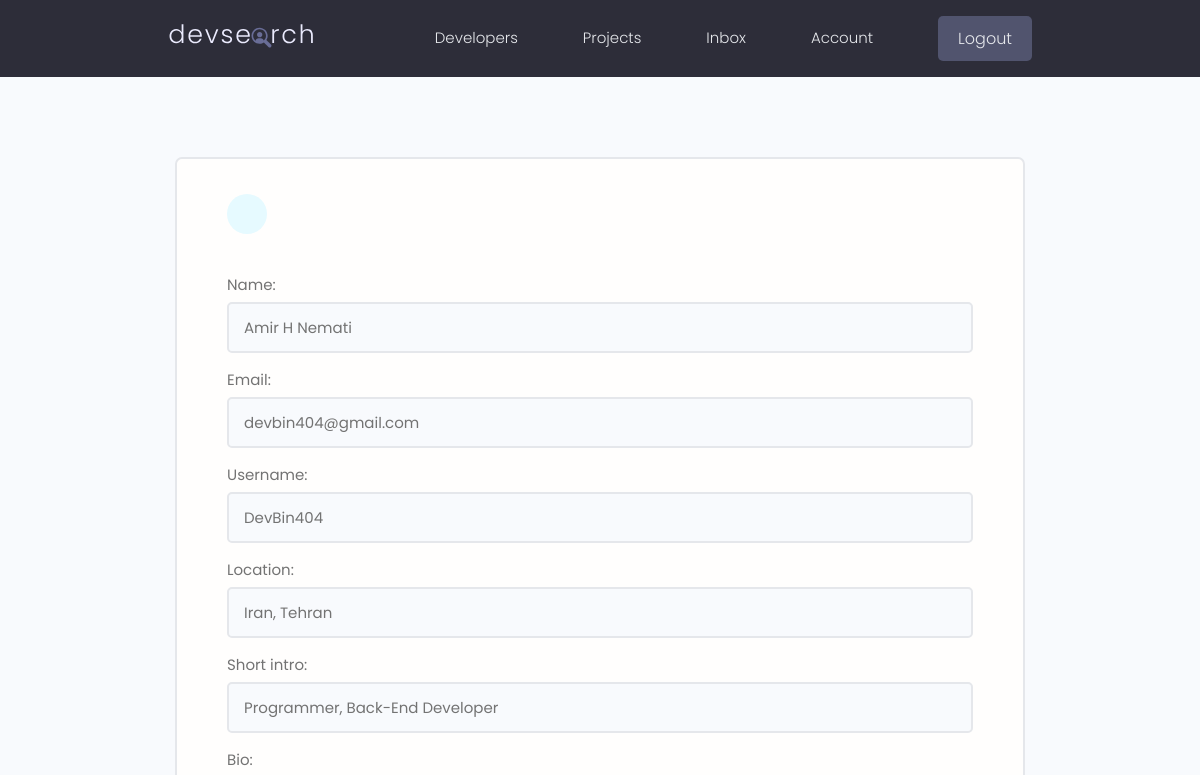
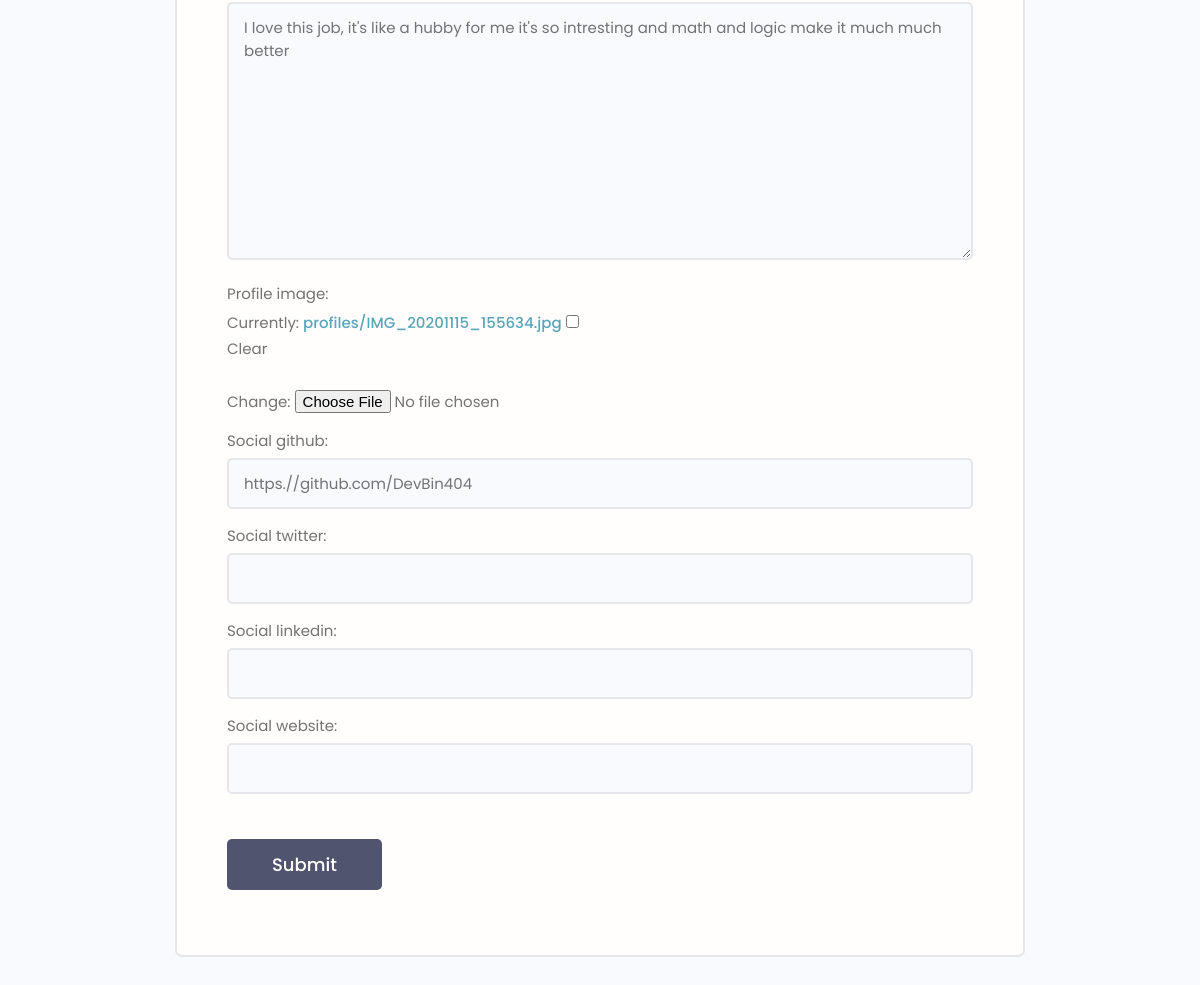
The page /edit-account/ (signed in) on the database its author committed (2 pictures, top to bottom).
### users/models.py (models this page shows, shortened)
class Profile(models.Model):
    user = models.OneToOneField(User, on_delete=models.CASCADE, null=True, blank=True)
    name = models.CharField(max_length=200, null=True, blank=True)
    email = models.EmailField(max_length=200, blank=True, null=True)
    username = models.CharField(max_length=200, null=True, blank=True)
    location = models.CharField(max_length=200, null=True, blank=True)
    short_intro = models.CharField(max_length=200, blank=True, null=True)
    bio = models.TextField(blank=True, null=True)
    profile_image = models.ImageField(null=True, blank=True,
                                      upload_to='profiles/', default='profiles/user-default.png')
    social_github = models.CharField(max_length=200, blank=True, null=True)
    social_twitter = models.CharField(max_length=200, blank=True, null=True)
    social_linkedin = models.CharField(max_length=200, blank=True, null=True)
    social_website = models.CharField(max_length=200, blank=True, null=True)
    created = models.DateTimeField(auto_now_add=True)
    id = models.UUIDField(default=uuid.uuid4, unique=True,
                          primary_key=True, editable=False)
    class Meta:
        ordering = ['profile_image']

### users/views.py (the view)
# urls.py: path('edit-account/', views.editAccount, name='edit-account'),
@login_required(login_url='login')
def editAccount(request):
    profile = request.user.profile
    form = ProfileForm(instance=profile)
    if request.method == 'POST':
        form = ProfileForm(request.POST, request.FILES, instance=profile)
        if form.is_valid:
            form.save()
            messages.success(request, 'Account was edited successfully!')
            return redirect('account')
    context = {
        'form': form,
    }
    return render(request, 'users/profile-form.html', context)

### users/forms.py
class ProfileForm(ModelForm):
    class Meta:
        model = Profile
        fields = '__all__'
        exclude = ['user',]
    def __init__(self, *args, **kwargs):
        super(ProfileForm, self).__init__(*args, **kwargs)
        for name, field in self.fields.items():
            field.widget.attrs.update({'class':'input'})

### users/templates/users/profile-form.html (shortened to what this page needs)
{% extends 'main.html' %}
{% block content %}
<main class="formPage my-xl">
    <div class="content-box">
        <div class="formWrapper">
            <a class="backButton" href="{% url 'account' %}"></a>
            <br>
            <form class="form" method="POST" action="{% url 'edit-account' %}" enctype="multipart/form-data">
                {% for field in form %}
                <div class="form__field">
                    <label for="formInput#text">{{field.label}}: </label>
                    {{field}}
                </div>
                {% endfor %}
                <input class="btn btn--sub btn--lg  my-md" type="submit" value="Submit" />
            </form>
        </div>
    </div>
</main>
{% endblock %}

### static/styles/app.css (style rules this page uses)
:root { --color-sub: #2d2d39; }
.btn--sub { background-color: var(--color-sub-light); }
.content-box { width: 95%; max-width: 85rem; margin: 0 auto; }
.backButton { background: var(--color-main-light); color: var(--color-main); width: 4rem; height: 4rem; display: flex; align-items: center; justify-content: center; border-radius: 50%; }
.formPage .formWrapper { list-style: none; background: var(--color-white); padding: 3.5rem 5rem; border: 2px solid var(--color-light); border-radius: 0.7rem; }

### static/uikit/styles/modules/_variables.css (style rules this page uses)
:root { --color-main: #5aa5b9; --color-main-light: #e6faff; --color-sub: #3f4156; --color-sub-light: #51546e; --color-sub-lighter: #ededfd; --color-text: #737373; --color-gray: #8b8b8b; --color-light: #e5e7eb; --color-light-gray: #767676; --color-bg: #f8fafd; --color-white: #fffefd; --color-white-light: #f3f3f3; --color-success: #359e64; --color-success-bg: #def8e8; --color-error: #fc4b0b; --color-error-bg: #fff2ee; --font-base: 'Poppins', arial, helvetica, 'Segoe UI', roboto, ubuntu, sans-serif; --font-monospace: 'Fira Code', 'Courier New', courier, monospace; --font-regular: 300; --font-medium: 500; --font-bold: 700; --generic-shadow: 1px 1px 5px #00000010; --generic-transition: all 0.3s ease-in-out; }

### static/uikit/styles/modules/_base.css (style rules this page uses)
* { margin: 0; padding: 0; box-sizing: border-box; text-rendering: optimizeLegibility; color: inherit; font-size: inherit; }
html { font-size: 50%; }
@media only screen and (min-width: 480px) { html { font-size: 56.25%; } }
@media only screen and (min-width: 1200px) { html { font-size: 62.5%; } }
body { line-height: 1.6; font-weight: 400; font-size: 1.5rem; color: var(--color-text); background-color: var(--color-bg); min-height: 100vh; }

### static/uikit/styles/modules/_typography.css (style rules this page uses)
* { font-family: var(--font-base); }
a { padding-bottom: 2px; text-decoration: none; display: inline-block; color: var(--color-main); font-weight: var(--font-medium); }

### static/uikit/styles/modules/_utilities.css (style rules this page uses)
.my-md { margin: 3rem auto; }
.my-xl { margin: 8rem auto; }

### static/uikit/styles/modules/_button.css (style rules this page uses)
.btn { display: inline-block; position: relative; cursor: pointer; background-color: var(--color-light); font-weight: var(--font-medium); color: var(--color-sub); text-decoration: none; padding: 1rem 2rem; border-radius: 0.5rem; border: none; width: -webkit-fit-content; width: -moz-fit-content; width: fit-content; height: -webkit-fit-content; height: -moz-fit-content; height: fit-content; font-size: 1.6rem; outline-width: 0; outline-color: transparent; -webkit-backface-visibility: hidden; backface-visibility: hidden; transition: all 0.3s ease-in-out; }
.btn--sub { background-color: var(--color-sub); color: var(--color-white); }
.btn--lg { font-size: 1.8rem; padding: 1.2rem 4.5rem; }

### static/uikit/styles/modules/_form.css (style rules this page uses)
.form { display: block; }
.form__field { margin-top: 1.5rem; margin-bottom: 1.5rem; }
.form__label, .form__field > label { display: block; margin-bottom: 0.5rem; color: var(--color-text); }
input.input[type='text'], input.input[type='email'], input.input[type='password'], input.input[type='number'], textarea.input { min-width: 24rem; width: 100%; padding: 1.2rem 1.5rem; border-radius: 0.5rem; border: 2px solid var(--color-light); transition: all 0.3s ease-in-out; background-color: var(--color-bg); }

### rows shown on the page
Profile: form "Amir H Nemati" "devbin404@gmail.com" "DevBin404" "Iran, Tehran" "Programmer, Back-End Developer" "I love this job, it's like a hubby for me it's so intresting and math and logic make it much much better" "https.//github.com/DevBin404"

### other values the page prints
{{ field.label }} "Name" "Email" "Username" "Location" "Short intro" "Bio" "Profile image" "Social github" "Social twitter" "Social linkedin" "Social website"
